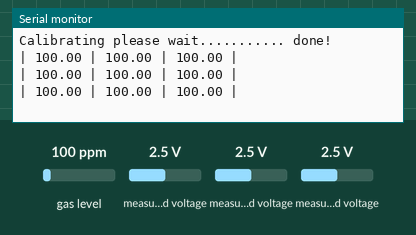
The sketch below on a simulated Arduino Uno, built with avr-gcc and run on an emulated ATmega328P. Parts: the last lines printed to the serial monitor. The inputs (shaded band) are chosen by the test bench; at power-on: gas level 100 ppm, measured voltage 2.5 V.

Above: at 1.4 s.
1.5 s: gas level set to 20 ppm
At 2.3 s:
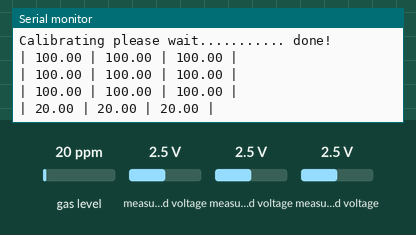
3.0 s: gas level set to 250 ppm
At 3.4 s:
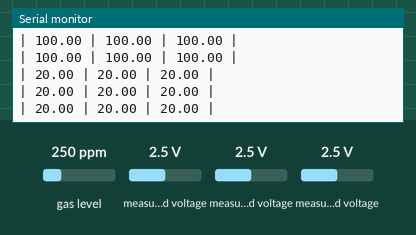
Timing chart, 0 to 6.0 s (numbered marks = the images above; inputs shaded):
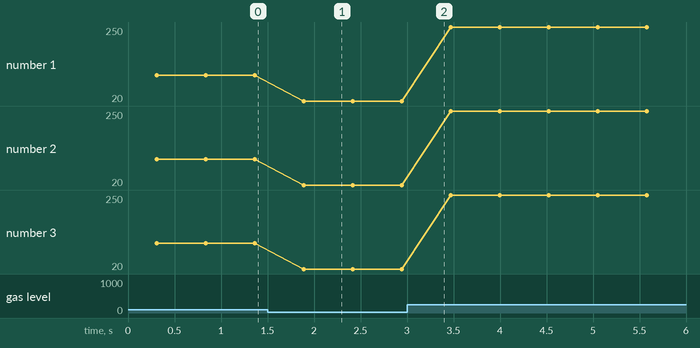

Measured:
- after the input at 1.5 s, the serial monitor: prints a new line after 0.39 s (image 1)
- plotted number 1: 100 → 20 after the input at 1.5 s, 20 → 250 after the input at 3.0 s
- plotted number 2: 100 → 20 after the input at 1.5 s, 20 → 250 after the input at 3.0 s
- plotted number 3: 100 → 20 after the input at 1.5 s, 20 → 250 after the input at 3.0 s

The sketch:

METANE-GAS-3-SENSOR.ino
```cpp
#include <Wire.h>
#include <Adafruit_ADS1X15.h>
#include <MQUnifiedsensor.h>

// Definisi sensor dan parameter
#define PLACA "Arduino UNO"
#define TYPE "MQ-4"
#define RATIO_MQ4_CLEAN_AIR 4.4  // RS / R0 = 3.6 ppm
#define FACTOR_ESCALA 0.1875F  // Skala untuk konversi ADC ke tegangan

// Objek untuk sensor dan ADC
MQUnifiedsensor MQ4(PLACA, TYPE);
Adafruit_ADS1115 ads1, ads2;

void setup() {
    Serial.begin(115200);
    delay(200);

    // Inisialisasi sensor MQ4
    MQ4.setRegressionMethod(1); // _PPM = a * ratio^b
    MQ4.init();

    // Inisialisasi ADS1115
    ads1.begin(0x48); // ADS1115 pertama (alamat 0x48)
    ads2.begin(0x49); // ADS1115 kedua (alamat 0x49)

    Serial.print("Calibrating please wait.");
    float calcR0 = 0;

    // Kalibrasi sensor dengan rata-rata 10 pembacaan
    for (int i = 0; i < 10; i++) {
        float voltios = readSensor(ads1, 3);  // Membaca sensor dari ADS1 channel A3
        MQ4.externalADCUpdate(voltios);
        calcR0 += MQ4.calibrate(RATIO_MQ4_CLEAN_AIR);
        Serial.print(".");
    }
    MQ4.setR0(calcR0 / 10);
    Serial.println(" done!");

    // Validasi nilai R0
    if (isinf(calcR0)) {
        Serial.println("Warning: R0 is infinite (Open circuit detected), check wiring!");
        while (1);
    }
    if (calcR0 == 0) {
        Serial.println("Warning: R0 is zero (Analog pin shorted to ground), check wiring!");
        while (1);
    }
}

void loop() {
    // Membaca nilai dari 3 sensor
    float volt1 = readSensor(ads1, 3);  // Sensor 1 (ADS1 A3)
    float volt2 = readSensor(ads2, 0);  // Sensor 2 (ADS2 A0)
    float volt3 = readSensor(ads2, 1);  // Sensor 3 (ADS2 A1)

    MQ4.externalADCUpdate(volt1);
    float methane1 = calculateGas(1012.7, -2.786);

    MQ4.externalADCUpdate(volt2);
    float methane2 = calculateGas(1012.7, -2.786);

    MQ4.externalADCUpdate(volt3);
    float methane3 = calculateGas(1012.7, -2.786);

    Serial.print("| "); Serial.print(methane1);
    Serial.print(" | "); Serial.print(methane2);
    Serial.print(" | "); Serial.print(methane3);
    Serial.println(" |");

    delay(500);
}

// Fungsi untuk membaca tegangan dari ADS1115
float readSensor(Adafruit_ADS1115 &ads, uint8_t channel) {
    short adc = ads.readADC_SingleEnded(channel);
    return (adc * FACTOR_ESCALA) / 1000.0;
}

// Fungsi untuk menghitung konsentrasi gas berdasarkan persamaan regresi
float calculateGas(float a, float b) {
    MQ4.setA(a);
    MQ4.setB(b);
    return MQ4.readSensor();
}
```

mpx5700ap.cpp
```cpp
#include "Arduino.h"
#include "mpx5700ap.h"


int minPsi = 0;
int minVac = 0;
int setPsi = 0;

//The map values in the functions are described as inputing the sensor value and mapping
//it to the voltage threshholds and then mapping the
//values or units you would like to use

int mpx5700::getPsi(int pin){
	int Pinval = pin;
	int val = analogRead(Pinval);
	int psi = val;
	psi = map(psi,41,940,0,100);
	return psi;
}
int mpx5700::getVac(int pin){
    	int Pinval = pin;
	int val = analogRead(Pinval);
	int vac = val;
    	vac = map(vac,30,5,0,30);
    	return vac;
}


int mpx5700::maxPsi(int pin){
	int Pinval = pin;
	int val = analogRead(Pinval);
	int psi = val;
	psi = map(psi,41,940,0,100);
	if(minPsi < psi){
		minPsi == psi;
	}
	return minPsi;
}
int mpx5700::maxVac(int pin){
	int Pinval = pin;
	int val = analogRead(Pinval);
	int vac = val;
	vac = map(vac,41,940,0,100);
	if(minVac < vac){
		minVac == vac;
	}
	return minVac;
}
int mpx5700::setWarnPsi(int Pin){
	return 10;
}
```

mpx5700ap.h
```cpp
#ifndef mpx5700_h
#define mpx5700_h
#include "Arduino.h"

class mpx5700
{
  public:
	int pin,vac,psi;
	int getPsi(int Pin);
	int getVac(int pin);
        int maxPsi(int Pin);
	int maxVac(int Pinin);
	int setWarnPsi(int Pin);
	int input;
  private:
    int _pin;
};
#endif
```
